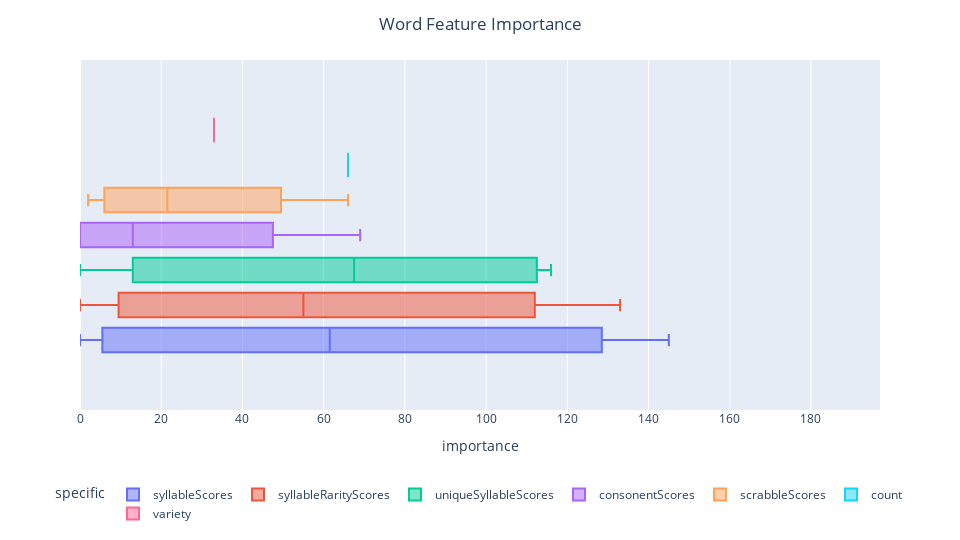

Here is the notebook cell this chart was saved with:
### Code cell
fig = px.box(
    word_features,
    x="importance",
    color="specific",
    range_x=(df.importance.min(), df.importance.max()),
)
fig.update_layout(
    height=1080 // 2,
    width=1920 // 2,
    title_x=0.5,
    title_text="Word Feature Importance",
    legend=dict(orientation="h", yanchor="top", xanchor="center", y=-0.2, x=0.5),
)
fig.show()

### Figure 1 — Plotly figure (JSON) as saved in the notebook; plotly's stock layout.template omitted (floating-point values rounded to 4 significant figures)
{"data": [{"alignmentgroup": "True", "hovertemplate": "specific=syllableScores<br>importance=%{x}<extra></extra>", "legendgroup": "syllableScores", "marker": {"color": "#636efa"}, "name": "syllableScores", "notched": false, "offsetgroup": "syllableScores", "orientation": "h", "showlegend": true, "type": "box", "x": [145, 112, 11, 0], "x0": " ", "xaxis": "x", "y0": " ", "yaxis": "y"}, {"alignmentgroup": "True", "hovertemplate": "specific=syllableRarityScores<br>importance=%{x}<extra></extra>", "legendgroup": "syllableRarityScores", "marker": {"color": "#EF553B"}, "name": "syllableRarityScores", "notched": false, "offsetgroup": "syllableRarityScores", "orientation": "h", "showlegend": true, "type": "box", "x": [133, 91, 19, 0], "x0": " ", "xaxis": "x", "y0": " ", "yaxis": "y"}, {"alignmentgroup": "True", "hovertemplate": "specific=uniqueSyllableScores<br>importance=%{x}<extra></extra>", "legendgroup": "uniqueSyllableScores", "marker": {"color": "#00cc96"}, "name": "uniqueSyllableScores", "notched": false, "offsetgroup": "uniqueSyllableScores", "orientation": "h", "showlegend": true, "type": "box", "x": [116, 109, 26, 0], "x0": " ", "xaxis": "x", "y0": " ", "yaxis": "y"}, {"alignmentgroup": "True", "hovertemplate": "specific=consonentScores<br>importance=%{x}<extra></extra>", "legendgroup": "consonentScores", "marker": {"color": "#ab63fa"}, "name": "consonentScores", "notched": false, "offsetgroup": "consonentScores", "orientation": "h", "showlegend": true, "type": "box", "x": [69, 26, 0, 0], "x0": " ", "xaxis": "x", "y0": " ", "yaxis": "y"}, {"alignmentgroup": "True", "hovertemplate": "specific=scrabbleScores<br>importance=%{x}<extra></extra>", "legendgroup": "scrabbleScores", "marker": {"color": "#FFA15A"}, "name": "scrabbleScores", "notched": false, "offsetgroup": "scrabbleScores", "orientation": "h", "showlegend": true, "type": "box", "x": [66, 33, 10, 2], "x0": " ", "xaxis": "x", "y0": " ", "yaxis": "y"}, {"alignmentgroup": "True", "hovertemplate": "specific=count<br>importance=%{x}<extra></extra>", "legendgroup": "count", "marker": {"color": "#19d3f3"}, "name": "count", "notched": false, "offsetgroup": "count", "orientation": "h", "showlegend": true, "type": "box", "x": [66], "x0": " ", "xaxis": "x", "y0": " ", "yaxis": "y"}, {"alignmentgroup": "True", "hovertemplate": "specific=variety<br>importance=%{x}<extra></extra>", "legendgroup": "variety", "marker": {"color": "#FF6692"}, "name": "variety", "notched": false, "offsetgroup": "variety", "orientation": "h", "showlegend": true, "type": "box", "x": [33], "x0": " ", "xaxis": "x", "y0": " ", "yaxis": "y"}], "layout": {"boxmode": "group", "height": 540, "legend": {"orientation": "h", "title": {"text": "specific"}, "tracegroupgap": 0, "x": 0.5, "xanchor": "center", "y": -0.2, "yanchor": "top"}, "margin": {"t": 60}, "title": {"text": "Word Feature Importance", "x": 0.5}, "width": 960, "xaxis": {"anchor": "y", "domain": [0, 1], "range": [0, 197], "title": {"text": "importance"}}, "yaxis": {"anchor": "x", "domain": [0, 1]}}}
